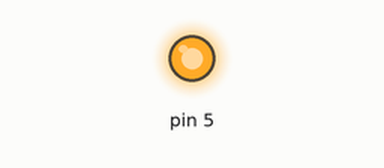
Bench run of a sketch on a simulated Arduino Uno, built with avr-gcc and run on an emulated ATmega328P. Shown: output pins drawn as LEDs (lit = HIGH).

Above: at 1.2 s.
Timing chart, 0 to 4.2 s (numbered marks = the images above):
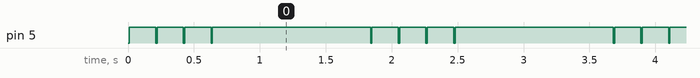

The sketch:

STM8_Matrix_Board_Hello_World.ino
```cpp
/*
  Title:        Simple Hello World Demo, LED Flash
  Date:         10th July 2020
  Author:       David Mottram
  Board:        STM8S103F3 Breakout Board
  Programmer:   ST-Link/V2.1
*/

#define LED PB5

void setup() {

  // set LED pin as an output
  pinMode(LED, OUTPUT) ;
  // LED off, high=off low=on
  digitalWrite(LED, HIGH);

} // end setup

void loop() {

  // flash 4 times
  for (int zz = 0; zz < 4; zz++) {

    // LED on, high=off low=on
    digitalWrite(LED, LOW);
    delay(10);

    // LED off, high=off low=on
    digitalWrite(LED, HIGH);
    delay(200);

  } // end if

  delay(1000);

} // end loop
```

Measured:
- by itself, pin 5: repeats every 1.8 s: 2 × (LOW 0.01 s, HIGH 0.20 s), LOW 0.01 s, HIGH 1.2 s, LOW 0.01 s, HIGH 0.20 s
- by itself, everything shown: repeats every 1.8 s, in 4 steps
